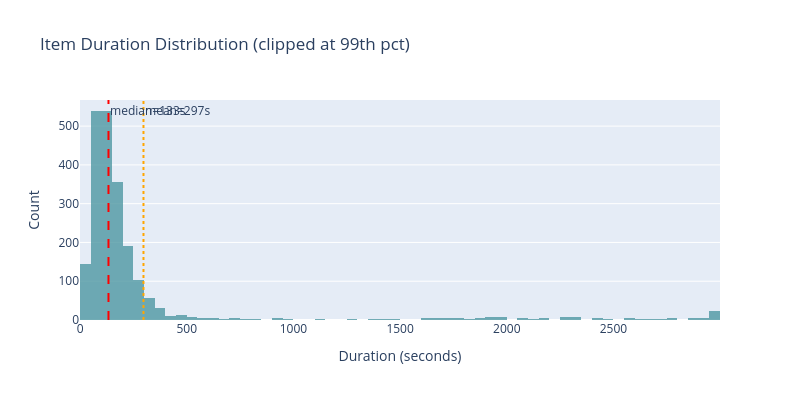

The cell this chart's notebook holds for it:
### Code cell
if "duration" in items.columns:
    dur = items["duration"].dropna()
    fig = go.Figure(go.Histogram(
        x=dur.clip(upper=dur.quantile(0.99)),
        nbinsx=60,
        marker_color="#4f98a3", opacity=0.8,
    ))
    fig.add_vline(x=dur.median(), line_dash="dash", line_color="red",
                  annotation_text=f"median={dur.median():.0f}s")
    fig.add_vline(x=dur.mean(),   line_dash="dot",  line_color="orange",
                  annotation_text=f"mean={dur.mean():.0f}s")
    fig.update_layout(
        title="Item Duration Distribution (clipped at 99th pct)",
        xaxis_title="Duration (seconds)", yaxis_title="Count",
        height=400, width=800,
    )
    fig.show()
    print(f"Duration: mean={dur.mean():.0f}s, median={dur.median():.0f}s, max={dur.max():.0f}s")

### Figure 1 — Plotly figure (JSON) as saved in the notebook; plotly's stock layout.template omitted (floating-point values rounded to 4 significant figures; data arrays with more than 128 entries replaced by an {"elided": "..."} marker saying what was removed)
{"data": [{"marker": {"color": "#4f98a3"}, "nbinsx": 60, "opacity": 0.8, "type": "histogram", "x": {"elided": "2166 float values"}}], "layout": {"annotations": [{"showarrow": false, "text": "median=133s", "x": 133, "xanchor": "left", "xref": "x", "y": 1, "yanchor": "top", "yref": "y domain"}, {"showarrow": false, "text": "mean=297s", "x": 297.1, "xanchor": "left", "xref": "x", "y": 1, "yanchor": "top", "yref": "y domain"}], "height": 400, "shapes": [{"line": {"color": "red", "dash": "dash"}, "type": "line", "x0": 133, "x1": 133, "xref": "x", "y0": 0, "y1": 1, "yref": "y domain"}, {"line": {"color": "orange", "dash": "dot"}, "type": "line", "x0": 297.1, "x1": 297.1, "xref": "x", "y0": 0, "y1": 1, "yref": "y domain"}], "title": {"text": "Item Duration Distribution (clipped at 99th pct)"}, "width": 800, "xaxis": {"title": {"text": "Duration (seconds)"}}, "yaxis": {"title": {"text": "Count"}}}}
